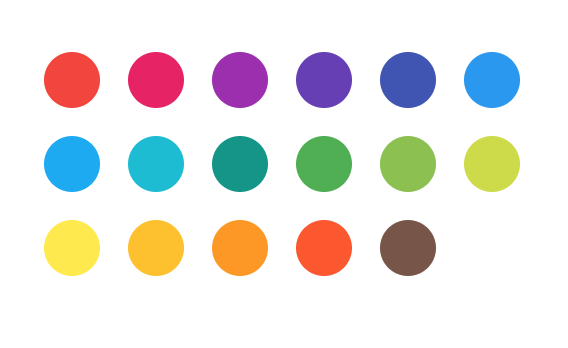
#> input picture colors.png, 568 x 348 px, found by its file name
$ jupyter execute Code_Clause_TASK_1_pynb.ipynb
#> lines starting #> are read from the running program, lines starting #| are printed output that depends on the picture; after the words box and inside, x2 and y2 are one past the last pixel; in counts of white or black regions, pixels touching at a corner belong together
<a href="https://colab.research.google.com/github/Kamna-S/CodeClause/blob/main/Code_Clause_TASK_1_pynb.ipynb" target="_parent"></a>

# **Detecting color blue**

It can detect any color but now we are detecting color blue

[cell 1]
import cv2
import numpy as np
from google.colab.patches import cv2_imshow

img = cv2.imread('/content/colors.png')
#> img is the input picture: shape (348, 568, 3); mean B, G, R 226.5, 229.5, 231.8
print('Input Image')
cv2_imshow(img)
Blue_Channel = img[:,:,0]
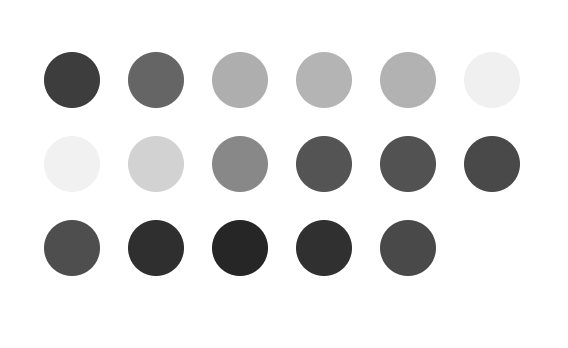
#> Blue_Channel: shape (348, 568); min 38, max 255, mean 226.5
Green_Channel = img[:,:,1]
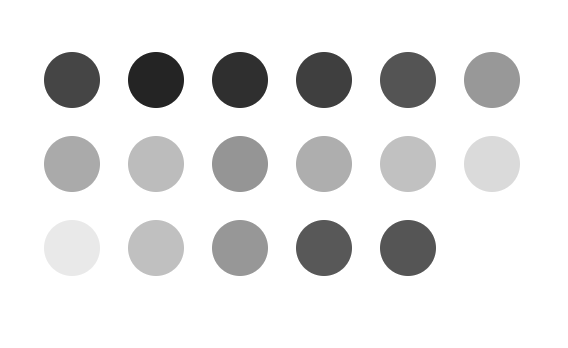
#> Green_Channel: shape (348, 568); min 36, max 255, mean 229.5
Red_Channel = img[:,:,2]
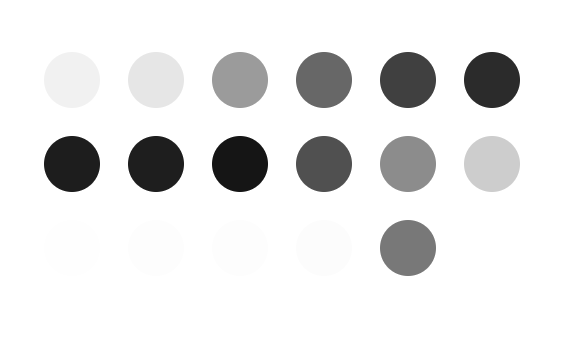
#> Red_Channel: shape (348, 568); min 21, max 255, mean 231.8
print('Blue Channel')
cv2_imshow(Blue_Channel)

grid_gray = cv2.cvtColor(img,cv2.COLOR_BGR2GRAY)
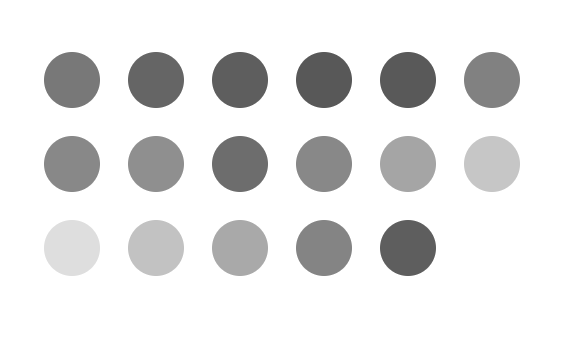
#> grid_gray: shape (348, 568); min 88, max 255, mean 229.9
print('Gray Channel')
cv2_imshow(grid_gray)

grid_blue = cv2.subtract(Blue_Channel,grid_gray)
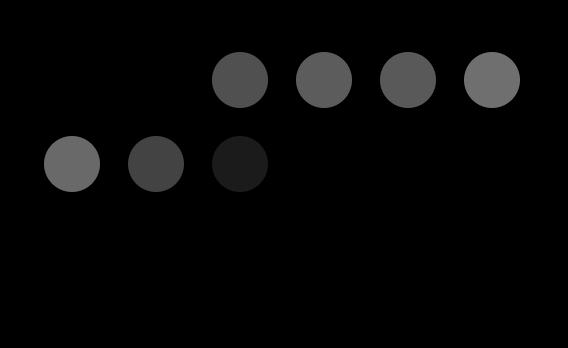
#> grid_blue: shape (348, 568); min 0, max 111, mean 7.1
print('Subtracted Image')
cv2_imshow(grid_blue)

ret,thresh = cv2.threshold(grid_blue,110,255,cv2.THRESH_BINARY)
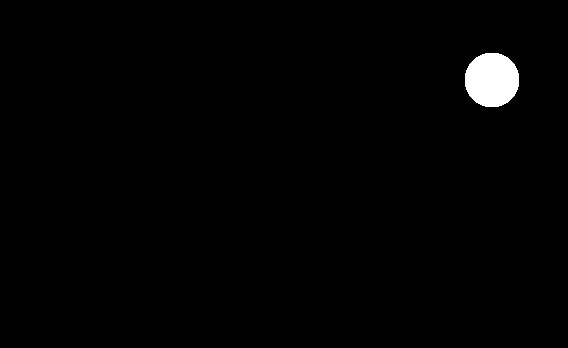
#> thresh: shape (348, 568); 1.2% white; 1 white region, box (x1, y1, x2, y2) and area: (465, 53, 519, 107) 2348
print('Threshold Image')
cv2_imshow(thresh)
